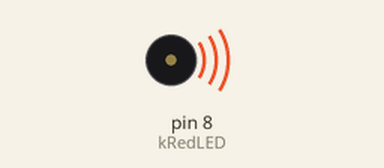
Bench run of a sketch on a simulated Arduino Uno, built with avr-gcc and run on an emulated ATmega328P. Parts: buzzer (waves = sounding). What the sketch prints to the serial monitor is not drawn.

Above: at 1.31 s.
At 4.1 s:
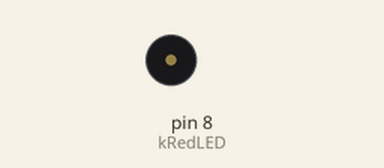
Timing chart, 0 to 6.3 s (numbered marks = the images above):
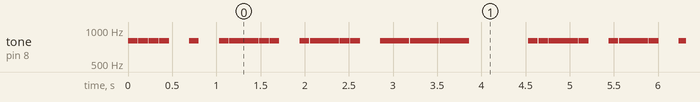

Measured:
- by itself, tone on pin 8 (kRedLED): plays 800 Hz for 0.11 s, 800 Hz for 0.11 s, 800 Hz for 0.11 s, 800 Hz for 0.11 s, 800 Hz for 0.11 s, 800 Hz for 0.11 s … (432 notes in this stretch)

The sketch:

morse-code_file.ino
```cpp
const int kRedLED = 8;
const int kButton = 5;
const int kFreq = 800;
const int kUnit = 110;

void setup() {
  // put your setup code here, to run once:
  pinMode(kRedLED, OUTPUT);
  pinMode(kButton, INPUT);
  digitalWrite(kButton, HIGH);
  Serial.begin(9600);
}

void dit() {
  tone(kRedLED, kFreq);
  delay(kUnit);
  noTone(kRedLED);
  delay(kRedLED);
}

void dah() {
  tone(kRedLED, kFreq);
  delay(kUnit*3);
  noTone(kRedLED);
  delay(kRedLED);
}

void nLet() {
  // delay between each letter, the functions for dits and dahs include the first delay so only 2 are needed here
  delay(kUnit*2);
}

void nWrd() {
  // delay between each word, the functions for dits and dahs include the first delay so only 6 are needed here
  delay(kUnit*6);
}

void hello() {

  dit();
  dit();
  dit();
  dit();
  Serial.print("H");
  nLet();
  dit();
  Serial.print("E");
  nLet();
  dit();
  dah();
  dit();
  dit();
  Serial.print("L");
  nLet();
  dit();
  dah();
  dit();
  dit();
  Serial.print("L");
  nLet();
  dah();
  dah();
  dah();
  Serial.print("O");
}

void fraser() {
  dit();
  dit();
  dah();
  dit();
  Serial.print("F");
  nLet();
  dit();
  dah();
  dit();
  Serial.print("R");
  nLet();
  dit();
  dah();
  Serial.print("A");
  nLet();
  dit();
  dit();
  dit();
  Serial.print("S");
  nLet();
  dit();
  Serial.print("E");
  nLet();
  dit();
  dah();
  dit();
  Serial.print("R");
}

void loop() {

  hello();
  Serial.print(" ");
  nWrd();
  fraser();
  Serial.println(" ");
  nWrd();
  nWrd();
  /*
  tone(kRedLED, 600, 75);
  delay(900);
  */
  /*
  if(digitalRead(kButton) == LOW) {
    tone(kRedLED, 800);
  }
  else{
    digitalWrite(kRedLED, LOW);
  }
  */
}
```
